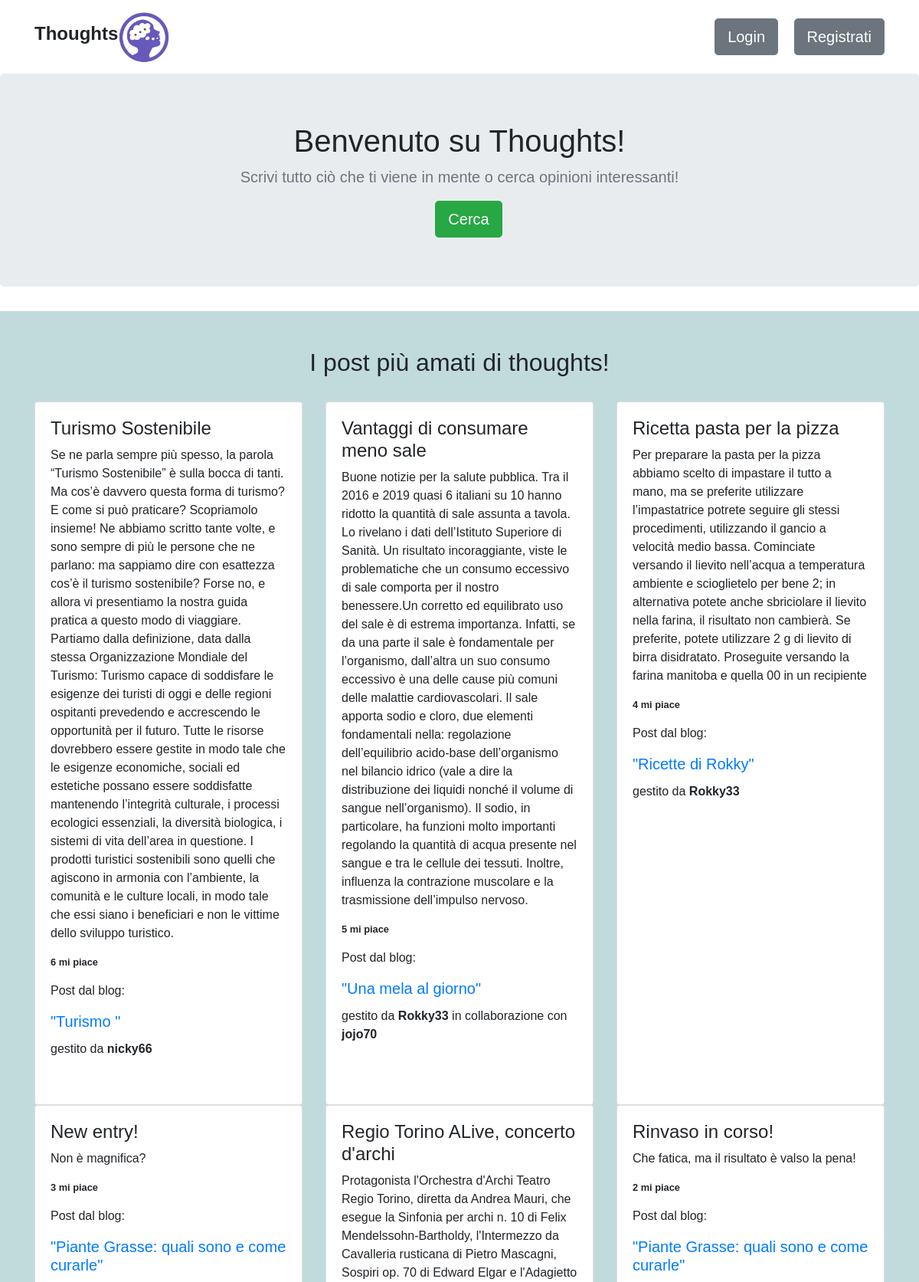
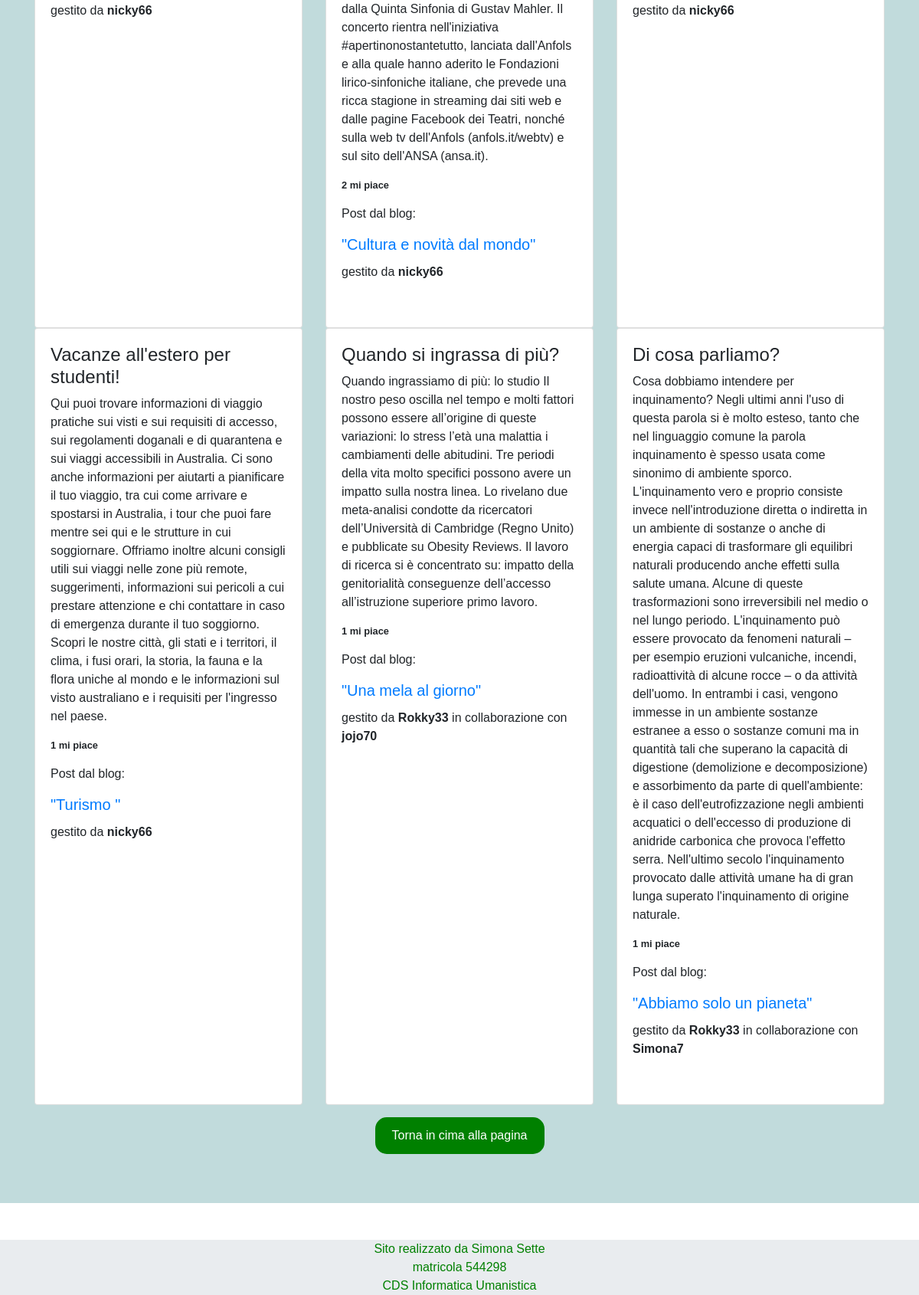
Page /Home.php on the committed database (2 pictures, top to bottom).
### tables this page shows
CREATE TABLE `post` (
  `IdP` int(11) NOT NULL,
  `TitoloP` varchar(50) NOT NULL,
  `TestoP` varchar(2000) NOT NULL,
  `DataP` date NOT NULL,
  `OraP` time NOT NULL,
  `IdB` int(11) NOT NULL
);

CREATE TABLE `registrato` (
  `IdU` int(11) NOT NULL,
  `Nome` varchar(30) NOT NULL,
  `Cognome` varchar(20) NOT NULL,
  `Eta` int(11) NOT NULL,
  `Email` varchar(30) NOT NULL,
  `Password` varchar(255) NOT NULL,
  `Sesso` tinyint(1) NOT NULL,
  `Tel` varchar(10) NOT NULL,
  `DocuIde` varchar(20) NOT NULL,
  `Nickn` varchar(10) NOT NULL
);

### Page.php (called while the page is built, shortened)
<?php
include 'views/header.php';
include "$body";
include 'views/footer.php';

### views/homeView.php (the view, shortened to what this page needs)
<body class="generic_font generic_bg">
  <div id="page-container">
    <div id="content-wrap">
      <header>
        <div class="navbar navbar-light">
          <div class="container d-flex justify-content-between">
            <h4><strong>Thoughts</strong></h4>
            <a class="navbar-brand">
              <img src="immagini/logo.png" class="rounded-circle" alt="Logo" style="width:70px;">
            </a>
            <ul class="navbar-nav ml-auto">
              <li class="nav-item">
                <?php
                if(isset($_SESSION['OK']) && !empty($_SESSION['OK'])) {
                ?>
                  <button type="button" class="btn btn-secondary  mr-3" onClick="window.location = 'Profile.php'">Torna al Profilo</a></button>
                  <button type="button" class="btn btn-secondary" onClick="window.location = 'logout.php'">Logout</a></button>
                <?php
                }
                else{
                ?>
                  <button type="button" class="btn btn-secondary btn-lg mr-3" data-toggle="modal" data-target="#myModal">Login</button>
                  <button type="button" class="btn btn-secondary btn-lg" onClick="window.location = 'SignUp.php'">Registrati</a></button>
                <?php
                  }
                ?>
              </li>
            </ul>
          </div>
        </div>
      </header>
      <section class="jumbotron text-center">
        <div class="container">
          <h1 class="jumbotron-heading">Benvenuto su Thoughts!</h1>
          <p class="lead text-muted">Scrivi tutto ciò che ti viene in mente o cerca opinioni interessanti!</p>
          <form class="pl-4";>
            <button  type="button" class="btn btn-success btn-lg" onClick="window.location = 'Cerca.php'">Cerca</button>
          </form>
        </div>
      </section>
      <div class="album py-5 green_home">
        <div class="container">
          <h2 class="text-center"> I post più amati di thoughts!</h2></br>
          <div class="row">
            <?php
            global $conn;
            $take_postlikes= $conn->query("SELECT * FROM post_like LIMIT 9");
            while ($row = $take_postlikes->fetch_assoc()) {
              $Post=$row;
              $IDproprietario=$Post['IDProp'];
              if(isset($Post['IDCollab'])){
                $IDcollaboratore=$Post['IDCollab'];
                $take_nickcoll= $conn->query("SELECT Nickn FROM registrato WHERE registrato.IdU= $IDcollaboratore");
                $Nickcoll= $take_nickcoll->fetch_assoc();
              }
              $take_nickprop= $conn->query("SELECT Nickn FROM registrato WHERE registrato.IdU=$IDproprietario");
              $Nickpropr= $take_nickprop->fetch_assoc();
              ?>
              <div class="col-md-4">
                <div class="card h-100 mb-4 box-shadow">
                  <div class="card-body">
                    <h4 class="card-text"><?php echo $Post['TitoloP']?></h4>
                    <p class="card-text"><?php echo $Post['Testo']?></small></br>
                    <div class="align-items-center">
                      <small><p><b><?php echo $Post['nLike']?> mi piace</b></p></small>
                      <medium><p>Post dal blog:<a class="blog_link"href="ChosenBlog.php?idB=<?php echo $Post['Blog']?>" class="nav-link">
                        <h5 class="card-title">"<?php echo $Post['TitoloB']?>"</h5>
                        </a> gestito da <b><?php echo $Nickpropr['Nickn']?></b>
                        <?php
                        if (isset($Post['IDCollab'])){?>
                          in collaborazione con <b><?php echo $Nickcoll['Nickn']?></b>
                        <?php }
                        ?>
                      </p></medium>
                    </div>
                  </div>
                </div>
              </div>
            <?php
            }
            ?>
          </div>
        </div>
        <div class="container mt-3">
          <p class="text-center">
            <a href="#" class="button_link">Torna in cima alla pagina</a>
          </p>
        </div>
      </div>

### asset/css/generic.css (style rules this page uses)
.green_home { background: #C1DBDC; }
.button_link { background-color: green; color: white; border: 2px solid green; padding: 10px 20px; text-align: center; text-decoration: none; display: inline-block; border-radius: 15px; }
.blog_link { font-size::50px; }
.generic_font { font-family: 'Trebuchet MS', sans-serif; }
.generic_bg { background-image: url("../../immagini/sfondo.jpg"); }
#page-container { position: relative; min-height: 100vh; }
#content-wrap { padding-bottom: 2.5rem; }

### rows in the picture
post: TitoloP "Turismo Sostenibile", Testo "Se ne parla sempre più spesso, la parola “Turismo Sostenibile” è sulla bocca di tanti. Ma cos’è davvero questa forma di turismo? E come si può praticare? Scopriamolo insieme! Ne abbiamo scritto tante volte, e sono sempre di più le persone che ne parlano: ma sappiamo dire con esattezza cos’è il turismo sostenibile? Forse no, e allora vi presentiamo la nostra guida pratica a questo modo di viaggiare. Partiamo dalla definizione, data dalla stessa Organizzazione Mondiale del Turismo: Turismo capace di soddisfare le esigenze dei turisti di oggi e delle regioni ospitanti prevedendo e accrescendo le opportunità per il futuro. Tutte le risorse dovrebbero essere gestite in modo tale che le esigenze…", nLike "6", TitoloB "Turismo", registrato.Nickn "nicky66"
post: TitoloP "Vantaggi di consumare meno sale", Testo "Buone notizie per la salute pubblica. Tra il 2016 e 2019 quasi 6 italiani su 10 hanno ridotto la quantità di sale assunta a tavola. Lo rivelano i dati dell’Istituto Superiore di Sanità. Un risultato incoraggiante, viste le problematiche che un consumo eccessivo di sale comporta per il nostro benessere.Un corretto ed equilibrato uso del sale è di estrema importanza. Infatti, se da una parte il sale è fondamentale per l’organismo, dall’altra un suo consumo eccessivo è una delle cause più comuni delle malattie cardiovascolari. Il sale apporta sodio e cloro, due elementi fondamentali nella: regolazione dell’equilibrio acido-base dell’organismo nel bilancio idrico (vale a dire la distribuzione…", nLike "5", TitoloB "Una mela al giorno", registrato.Nickn "Rokky33", registrato.Nickn "jojo70"
post: TitoloP "Ricetta pasta per la pizza", Testo "Per preparare la pasta per la pizza abbiamo scelto di impastare il tutto a mano, ma se preferite utilizzare l’impastatrice potrete seguire gli stessi procedimenti, utilizzando il gancio a velocità medio bassa. Cominciate versando il lievito nell’acqua a temperatura ambiente e scioglietelo per bene 2; in alternativa potete anche sbriciolare il lievito nella farina, il risultato non cambierà. Se preferite, potete utilizzare 2 g di lievito di birra disidratato. Proseguite versando la farina manitoba e quella 00 in un recipiente", nLike "4", TitoloB "Ricette di Rokky", registrato.Nickn "Rokky33"
post: TitoloP "New entry!", Testo "Non è magnifica?", nLike "3", TitoloB "Piante Grasse: quali sono e come curarle", registrato.Nickn "nicky66"
post: TitoloP "Regio Torino ALive, concerto d'archi", Testo "Protagonista l'Orchestra d'Archi Teatro Regio Torino, diretta da Andrea Mauri, che esegue la Sinfonia per archi n. 10 di Felix Mendelssohn-Bartholdy, l'Intermezzo da Cavalleria rusticana di Pietro Mascagni, Sospiri op. 70 di Edward Elgar e l'Adagietto dalla Quinta Sinfonia di Gustav Mahler. Il concerto rientra nell'iniziativa #apertinonostantetutto, lanciata dall'Anfols e alla quale hanno aderito le Fondazioni lirico-sinfoniche italiane, che prevede una ricca stagione in streaming dai siti web e dalle pagine Facebook dei Teatri, nonché sulla web tv dell'Anfols (anfols.it/webtv) e sul sito dell'ANSA (ansa.it).", nLike "2", TitoloB "Cultura e novità dal mondo", registrato.Nickn "nicky66"
post: TitoloP "Rinvaso in corso!", Testo "Che fatica, ma il risultato è valso la pena!", nLike "2", TitoloB "Piante Grasse: quali sono e come curarle", registrato.Nickn "nicky66"
post: TitoloP "Vacanze all'estero per studenti!", Testo "Qui puoi trovare informazioni di viaggio pratiche sui visti e sui requisiti di accesso, sui regolamenti doganali e di quarantena e sui viaggi accessibili in Australia. Ci sono anche informazioni per aiutarti a pianificare il tuo viaggio, tra cui come arrivare e spostarsi in Australia, i tour che puoi fare mentre sei qui e le strutture in cui soggiornare. Offriamo inoltre alcuni consigli utili sui viaggi nelle zone più remote, suggerimenti, informazioni sui pericoli a cui prestare attenzione e chi contattare in caso di emergenza durante il tuo soggiorno. Scopri le nostre città, gli stati e i territori, il clima, i fusi orari, la storia, la fauna e la flora uniche al mondo e le informazioni…", nLike "1", TitoloB "Turismo", registrato.Nickn "nicky66"
post: TitoloP "Quando si ingrassa di più?", Testo "Quando ingrassiamo di più: lo studio Il nostro peso oscilla nel tempo e molti fattori possono essere all’origine di queste variazioni: lo stress l’età una malattia i cambiamenti delle abitudini. Tre periodi della vita molto specifici possono avere un impatto sulla nostra linea. Lo rivelano due meta-analisi condotte da ricercatori dell’Università di Cambridge (Regno Unito) e pubblicate su Obesity Reviews. Il lavoro di ricerca si è concentrato su: impatto della genitorialità conseguenze dell’accesso all’istruzione superiore primo lavoro.", nLike "1", TitoloB "Una mela al giorno", registrato.Nickn "Rokky33", registrato.Nickn "jojo70"
post: TitoloP "Di cosa parliamo?", Testo "Cosa dobbiamo intendere per inquinamento? Negli ultimi anni l'uso di questa parola si è molto esteso, tanto che nel linguaggio comune la parola inquinamento è spesso usata come sinonimo di ambiente sporco. L'inquinamento vero e proprio consiste invece nell'introduzione diretta o indiretta in un ambiente di sostanze o anche di energia capaci di trasformare gli equilibri naturali producendo anche effetti sulla salute umana. Alcune di queste trasformazioni sono irreversibili nel medio o nel lungo periodo. L'inquinamento può essere provocato da fenomeni naturali ‒ per esempio eruzioni vulcaniche, incendi, radioattività di alcune rocce ‒ o da attività dell'uomo. In entrambi i casi, vengono…", nLike "1", TitoloB "Abbiamo solo un pianeta", registrato.Nickn "Rokky33", registrato.Nickn "Simona7"
